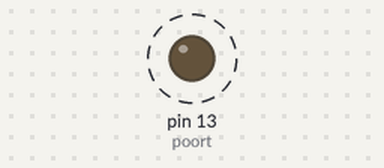
Simulated run of this sketch. Board: Arduino Uno, built with avr-gcc and run on an emulated ATmega328P. On the bench: output pins drawn as LEDs (lit = HIGH). Dashed ring = blinking.

Above: at 0.5 s.
Timing chart, 0 to 4.6 s (numbered marks = the images above):
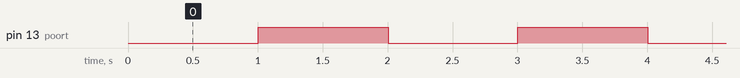

Measured:
- by itself, pin 13 (poort): alternates HIGH for 1.0 s and LOW for 1.0 s, 32 changes in all, then stays LOW

The sketch:

Opdracht_4_Knipperende_LED_met_aparte_LED-functies.ino
```cpp
const int poort = 13;
const int delayTijd = 1000;
boolean lampjeBrandt=false;
int beginTijd;

void setup() {
  ledControlSetup();
  beginTijd=millis();
}


void loop() {
  laatLampjeKnipperen();
}

void laatLampjeKnipperen(){
  if(millis()>beginTijd+delayTijd){
    if(lampjeBrandt){
      ledControlSetLed(false);
    }else{
      ledControlSetLed(true);
    }
    lampjeBrandt=!lampjeBrandt;
    beginTijd=millis();
  }
}
```

Methodes.ino
```cpp
void ledControlSetup(){
  pinMode(poort, OUTPUT);
}

void ledControlSetLed(boolean onOrOff){
  if(onOrOff){
    digitalWrite(poort, HIGH);
  } else {
    digitalWrite(poort, LOW);
  }
}
```
